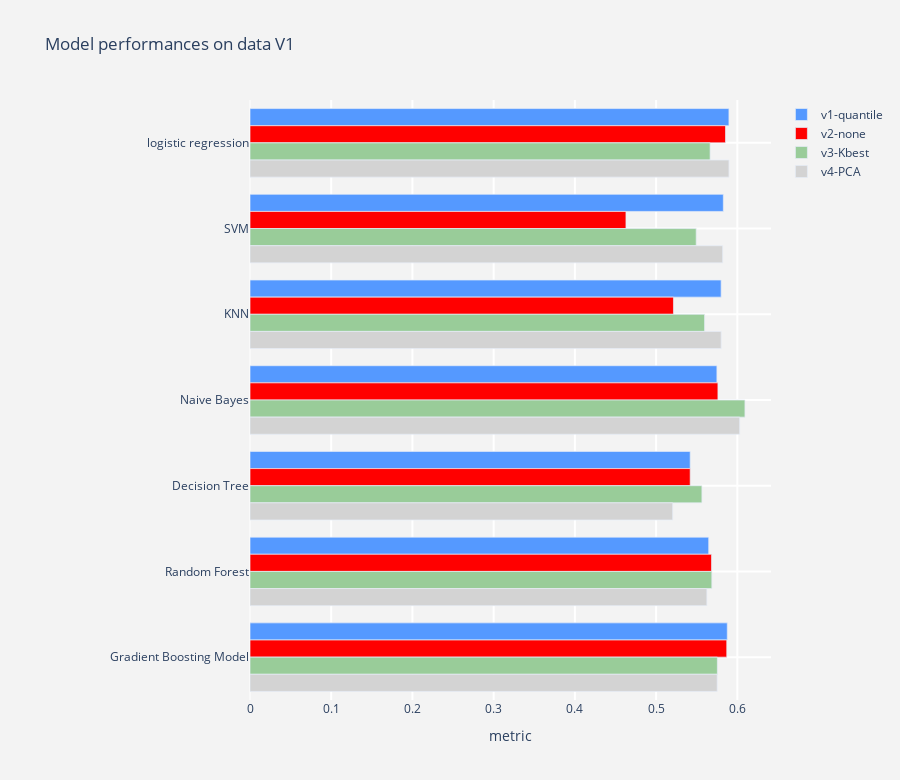

The code cell stored with this chart in its notebook:
### Markdown cell above
#### Note:
- Data Version 4 is generated from Data Version 1 using PCA.
- Note that Decsision Tree and Random Forest models tend to overfit using data Version 4. Normally overfitting can be prevented in Random Forest if we better tune the hyperparameters.

### Code cell
def output_tracer2(model_performances, data_v,color) :
    tracer = go.Bar(y = model_performances["type"] ,
#                     offsetgroup = model_performances['data'],
                    x = model_performances["test_f1"],
                    orientation = "h",name = data_v ,
                    marker = dict(line = dict(width =.7),
                                  color = color)
                   )
    return tracer

layout = go.Layout(dict(title = "F1-score on test set",
                        plot_bgcolor  = "rgb(243,243,243)",
                        paper_bgcolor = "rgb(243,243,243)",
                        xaxis = dict(gridcolor = 'rgb(255, 255, 255)',
                                     title = "metric",
                                     zerolinewidth=1,
                                     ticklen=5,gridwidth=2),
                        yaxis = dict(gridcolor = 'rgb(255, 255, 255)',
                                     zerolinewidth=1,ticklen=5,gridwidth=2,
                                    autorange = 'reversed'),
                        margin = dict(l = 250),
                        height = 780
                       )
                  )

model_disp = df_performance[df_performance.data=='v1-quantile']
trace1  = output_tracer2(model_disp, "v1-quantile","#5599FF")

model_disp = df_performance[df_performance.data=='v2-none']
trace2  = output_tracer2(model_disp, 'v2-none',"red")

model_disp = df_performance[df_performance.data=='v3-Kbest']
trace3  = output_tracer2(model_disp, 'v3-Kbest',"#99CC99")

model_disp = df_performance[df_performance.data=='v4-PCA']
trace4  = output_tracer2(model_disp, 'v4-PCA',"lightgrey")


data = [trace1, trace2, trace3, trace4]
# data = [trace1a,trace1, trace2a, trace2,trace3a, trace3,trace4a, trace4,]
fig = go.Figure(data=data,layout=layout)
py.iplot(fig)

### Figure 1 — Plotly figure (JSON) as saved in the notebook; plotly's stock layout.template omitted (floating-point values rounded to 4 significant figures)
{"data": [{"marker": {"color": "#5599FF", "line": {"width": 0.7}}, "name": "v1-quantile", "orientation": "h", "type": "bar", "x": [0.5896, 0.5827, 0.58, 0.5748, 0.5419, 0.5647, 0.5876], "y": ["logistic regression", "SVM", "KNN", "Naive Bayes", "Decision Tree", "Random Forest", "Gradient Boosting Model"]}, {"marker": {"color": "red", "line": {"width": 0.7}}, "name": "v2-none", "orientation": "h", "type": "bar", "x": [0.5854, 0.4628, 0.5214, 0.5761, 0.5419, 0.5682, 0.587], "y": ["logistic regression", "SVM", "KNN", "Naive Bayes", "Decision Tree", "Random Forest", "Gradient Boosting Model"]}, {"marker": {"color": "#99CC99", "line": {"width": 0.7}}, "name": "v3-Kbest", "orientation": "h", "type": "bar", "x": [0.5665, 0.5493, 0.5596, 0.6093, 0.5564, 0.5686, 0.5754], "y": ["logistic regression", "SVM", "KNN", "Naive Bayes", "Decision Tree", "Random Forest", "Gradient Boosting Model"]}, {"marker": {"color": "lightgrey", "line": {"width": 0.7}}, "name": "v4-PCA", "orientation": "h", "type": "bar", "x": [0.5896, 0.582, 0.58, 0.6028, 0.5204, 0.5624, 0.5751], "y": ["logistic regression", "SVM", "KNN", "Naive Bayes", "Decision Tree", "Random Forest", "Gradient Boosting Model"]}], "layout": {"height": 780, "margin": {"l": 250}, "paper_bgcolor": "rgb(243,243,243)", "plot_bgcolor": "rgb(243,243,243)", "title": {"text": "Model performances on data V1"}, "xaxis": {"gridcolor": "rgb(255, 255, 255)", "gridwidth": 2, "ticklen": 5, "title": {"text": "metric"}, "zerolinewidth": 1}, "yaxis": {"autorange": "reversed", "gridcolor": "rgb(255, 255, 255)", "gridwidth": 2, "ticklen": 5, "zerolinewidth": 1}}}
